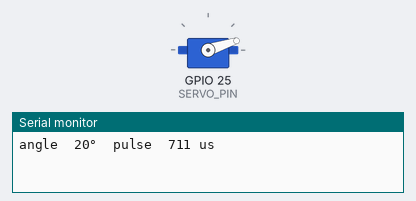
The sketch below on a simulated ESP32. On the bench: servo, the last lines printed to the serial monitor. Servo pulses on a pin are drawn as a servo (544–2400 µs = 0–180°).

Above: at 1.05 s.
At 2.2 s:
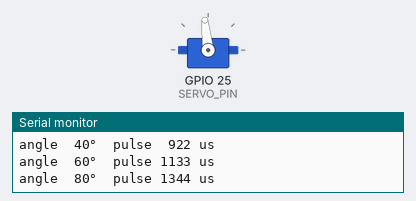
At 3.6 s:
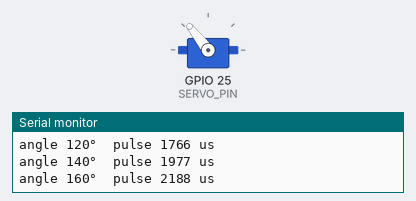
At 5.0 s:
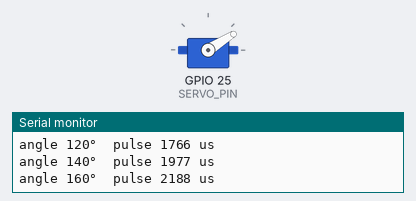
Timing chart, 0 to 6.5 s (numbered marks = the images above):
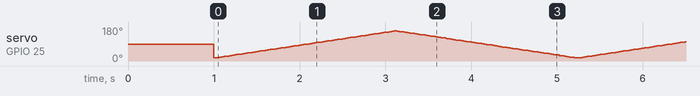

The sketch:

servo_test.ino
```cpp
// servo_test — サーボ (SG90) が配線どおり動くかの確認
// 20° → 160° → 20° をゆっくり往復する。シリアルに角度とパルス幅を出す。
//
// 配線: サーボ 橙(信号) → IO25 / 赤 → 5V / 茶 → GND
// ボード: ESP32 Dev Module / ESP32 Arduino core 3.x (ledcAttach を使う)

const int SERVO_PIN = 25;

// サーボは「20ms ごとのパルス」の幅で角度が決まる。0.5ms で 0°、2.4ms で 180° とする。
const uint32_t SERVO_HZ = 50;        // 周期 20ms
const uint8_t  SERVO_BITS = 16;      // PWM の分解能 (0〜65535)
const int SERVO_MIN_US = 500;        // 0° のパルス幅 [µs]
const int SERVO_MAX_US = 2400;       // 180° のパルス幅 [µs]

// 端 (0° と 180°) はギアが突き当たって唸ることがあるので、少し内側で使う
const int ANGLE_LOW = 20;
const int ANGLE_HIGH = 160;

int servoPulseUs(float deg) {
  deg = constrain(deg, 0.0f, 180.0f);
  return SERVO_MIN_US + (int)((SERVO_MAX_US - SERVO_MIN_US) * deg / 180.0f);
}

void servoWrite(float deg) {
  uint32_t us = servoPulseUs(deg);
  // デューティ = パルス幅 / 周期。16bit なので 65535 が 100%
  uint32_t duty = (uint32_t)((uint64_t)us * ((1UL << SERVO_BITS) - 1) / (1000000UL / SERVO_HZ));
  ledcWrite(SERVO_PIN, duty);
}

void setup() {
  Serial.begin(115200);
  if (!ledcAttach(SERVO_PIN, SERVO_HZ, SERVO_BITS)) {
    Serial.println("ledcAttach に失敗しました (ボードパッケージが 3.x か確認)");
  }
  servoWrite(90);
  delay(1000);
}

void loop() {
  for (int a = ANGLE_LOW; a <= ANGLE_HIGH; a++) {
    servoWrite(a);
    if (a % 20 == 0) Serial.printf("angle %3d°  pulse %4d us\n", a, servoPulseUs(a));
    delay(15);
  }
  for (int a = ANGLE_HIGH; a >= ANGLE_LOW; a--) {
    servoWrite(a);
    delay(15);
  }
}
```
